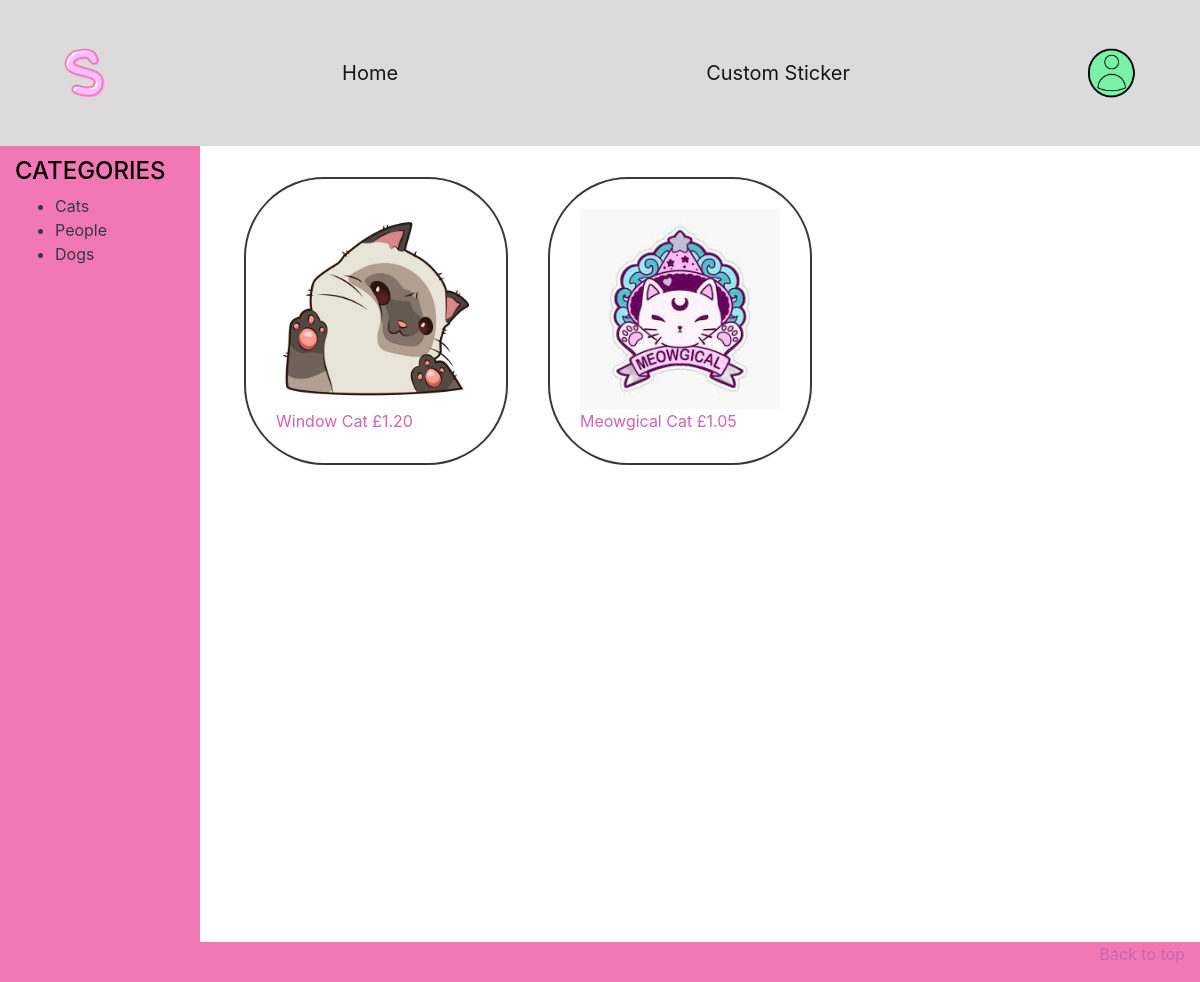
The page /stickerz/category/Cats/ (signed in) on the database its author committed.
### stickerz/models.py (models this page shows, shortened)
class Sticker(models.Model):
    name = models.CharField(max_length=40)
    image = models.ImageField(upload_to='sticker_images', blank=True)
    price = models.DecimalField(max_digits=5, decimal_places=2)
    category = models.CharField(max_length=40)
    sticker_slug = models.SlugField(unique=True)

### stickerz/views.py (the view)
# urls.py: path('', views.index, name='index'),
def index(request, category=None):
    context_dict = {}
    categories = []
    stickers = Sticker.objects.all()
    for sticker in stickers:
        if sticker.category not in categories and sticker.category!="Custom":
            categories.append(sticker.category)
    context_dict['categories'] = categories
    if category == None or category == "Custom":
        context_dict['stickers'] = Sticker.objects.exclude(category="Custom")# so users custom stickers arent availiable generally
    else:
        context_dict['stickers'] = Sticker.objects.filter(category=category)
    response = render(request, 'stickerz/index.html', context=context_dict)
    return response

### templates/stickerz/index.html (shortened to what this page needs)
{% extends 'stickerz/base.html' %}
{% load staticfiles %}
    {% block sidebar_block %}
    <h4>CATEGORIES</h4>
    <ul class="text-dark">
        {% for category in categories %}
        <li><a class="text-dark" href="{% url 'stickerz:category' category %}">{{category}}</a></li>
        {% endfor %}
        </ul>
    {% endblock %}
{% block body_block %}
<div class="main-container">
    {% for sticker in stickers %}
    <div class="sticker-box">
        <a  href="{% url 'stickerz:sticker' sticker.sticker_slug %}" class="sticker">
            <img class="sticker-img" src="{{ MEDIA_URL }}{{ sticker.image }}" height="200" alt="{{ stickers.name}}" /><br>
            {{sticker.name}} £{{sticker.price}}
        </a>
    </div>
    {% endfor %}
    </div>
</div>
{% endblock %}

### static/style/theme.css (style rules this page uses)
:root { --blue: #007bff; --indigo: #6610f2; --purple: #6f42c1; --pink: #e83e8c; --red: #FF7851; --orange: #fd7e14; --yellow: #FFCE67; --green: #56CC9D; --teal: #20c997; --cyan: #6CC3D5; --white: #fff; --gray: #888; --gray-dark: #343a40; --primary: #ce64b2; --secondary: #7aeb98; --success: #56CC9D; --info: #6CC3D5; --warning: #FFCE67; --danger: #FF7851; --light: #f8f9fa; --dark: #343a40; --breakpoint-xs: 0; --breakpoint-sm: 576px; --breakpoint-md: 768px; --breakpoint-lg: 992px; --breakpoint-xl: 1200px; --font-family-sans-serif: -apple-system, BlinkMacSystemFont, "Segoe UI", Roboto, "Helvetica Neue", Arial, "Noto Sans", sans-serif, "Apple Color Emoji", "Segoe UI Emoji", "Segoe UI Symbol", "Noto Color Emoji"; --font-family-monospace: SFMono-Regular, Menlo, Monaco, Consolas, "Liberation Mono", "Courier New", monospace; }
*, *::before, *::after { box-sizing: border-box; }
html { font-family: sans-serif; line-height: 1.15; -webkit-text-size-adjust: 100%; -webkit-tap-highlight-color: rgba(0, 0, 0, 0); }
.sticker-box { border-style: solid; border-radius: 5rem; border-width: 2px; padding: 30px; margin: 20px; width:max-content }
.main-container { display: flex; flex-wrap: wrap; }
body { font-family: -apple-system, BlinkMacSystemFont, "Segoe UI", Roboto, "Helvetica Neue", Arial, "Noto Sans", sans-serif, "Apple Color Emoji", "Segoe UI Emoji", "Segoe UI Symbol", "Noto Color Emoji"; font-size: 1rem; font-weight: 400; line-height: 1.5; color: #efeced; text-align: left; background-color: #ce64b2; display: flex; flex-direction: column; margin-top: 142px; }
h1, h2, h3, h4, h5, h6 { margin-top: 0; margin-bottom: 0.5rem; }
p, ol, ul, dl { margin-top: 0; margin-bottom: 1rem; }
a { color: #ce64b2; text-decoration: none; background-color: transparent; }
img { vertical-align: middle; border-style: none; }
h1, h2, h3, h4, h5, h6, .h1, .h2, .h3, .h4, .h5, .h6 { margin-bottom: 0.5rem; font-weight: 500; line-height: 1.2; color: #000; }
h4, .h4 { font-size: 1.5rem; }
.text-dark { color: #343a40 !important; }

### rows shown on the page
Sticker: categories "Cats", shows a picture, name "Window Cat", price "1.20"
Sticker: categories "People"
Sticker: categories "Dogs"
Sticker: shows a picture, name "Meowgical Cat", price "1.05"
